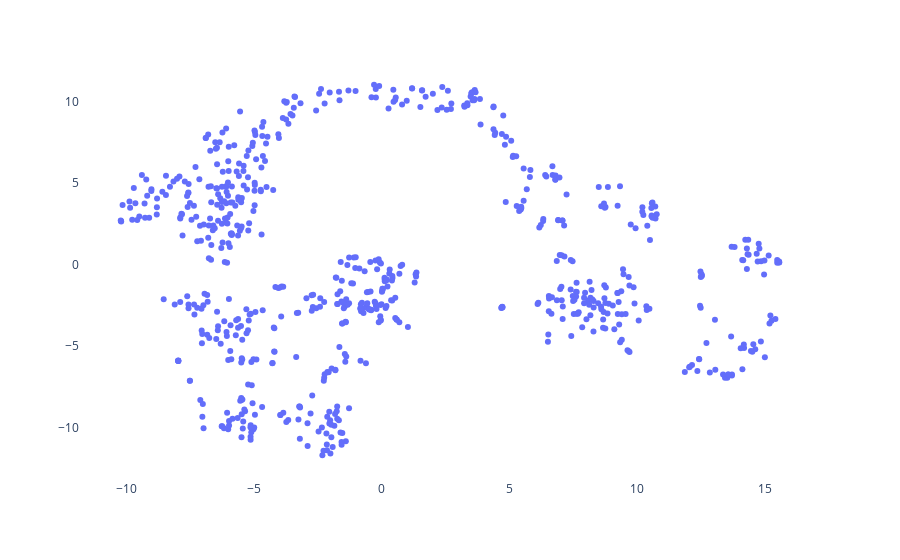

Notebook source saved alongside this figure:
### Code cell
fig = px.scatter(x=xs, y=ys,
                 labels = {'x': '', 'y': '', 'z':''},
                 )
fig.update_layout({'plot_bgcolor': 'rgba(0, 0, 0, 0)', 'paper_bgcolor': 'rgba(0, 0, 0, 0)'})
fig.write_html(G_reports_figures/'{}.html'.format('main'))
fig.show()

### Figure 1 — Plotly figure (JSON) as saved in the notebook; plotly's stock layout.template omitted (floating-point values rounded to 4 significant figures; data arrays with more than 128 entries replaced by an {"elided": "..."} marker saying what was removed)
{"data": [{"hovertemplate": "=%{y}<extra></extra>", "legendgroup": "", "marker": {"color": "#636efa", "symbol": "circle"}, "mode": "markers", "name": "", "orientation": "v", "showlegend": false, "type": "scatter", "x": {"elided": "714 float values"}, "xaxis": "x", "y": {"elided": "714 float values"}, "yaxis": "y"}], "layout": {"legend": {"tracegroupgap": 0}, "margin": {"t": 60}, "paper_bgcolor": "rgba(0, 0, 0, 0)", "plot_bgcolor": "rgba(0, 0, 0, 0)", "xaxis": {"anchor": "y", "domain": [0, 1], "title": {"text": ""}}, "yaxis": {"anchor": "x", "domain": [0, 1], "title": {"text": ""}}}}
